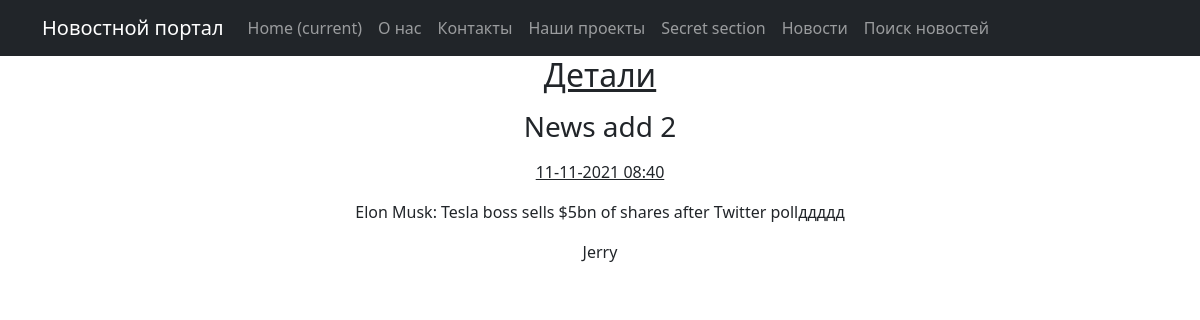
The app's page /news/7/ with its own data.
### newsapp/models.py (models this page shows, shortened)
class NewsModel(models.Model):
    name = models.CharField(max_length=150,unique=True)
    description = models.TextField()
    author = models.CharField(max_length=50)
    dateCreation = models.DateTimeField(auto_now_add=True)

### newsapp/views.py (the view)
# urls.py: path('<int:pk>/', NewsDetailView.as_view(), name='news_detail'),
class NewsDetailView(DetailView):
    template_name = 'flatpages/news_detail.html'
    queryset = NewsModel.objects.all()
    context_object_name = 'news_detail'

### newsapp/templatetags/newsapp_filters.py (called while the page is built)
@register.filter(name='censor')
def censor(value):
    text = value.split()
    for word in text:
        if word.lower() in stop_words:
            value = value.replace(word, '****')
    return value

### templates/flatpages/news_detail.html (shortened to what this page needs)
{% extends 'flatpages/default.html' %}
{% load newsapp_filters %}
{% block content %}
<h2><u>Детали</u></h2>
<p><h3>{{ news_detail.name|censor }}</h3></p>
<p><u>{{ news_detail.dateCreation|date:'d-m-Y H:i' }}</u></p>
<p>{{ news_detail.description|censor }}</p>
<p>{{ news_detail.author|censor }}</p>
{% endblock content %}

### records on screen
NewsModel: name|censor "News add 2", dateCreation "11-11-2021 08:40", description|censor "Elon Musk: Tesla boss sells $5bn of shares after Twitter pollддддд", author|censor "Jerry"
